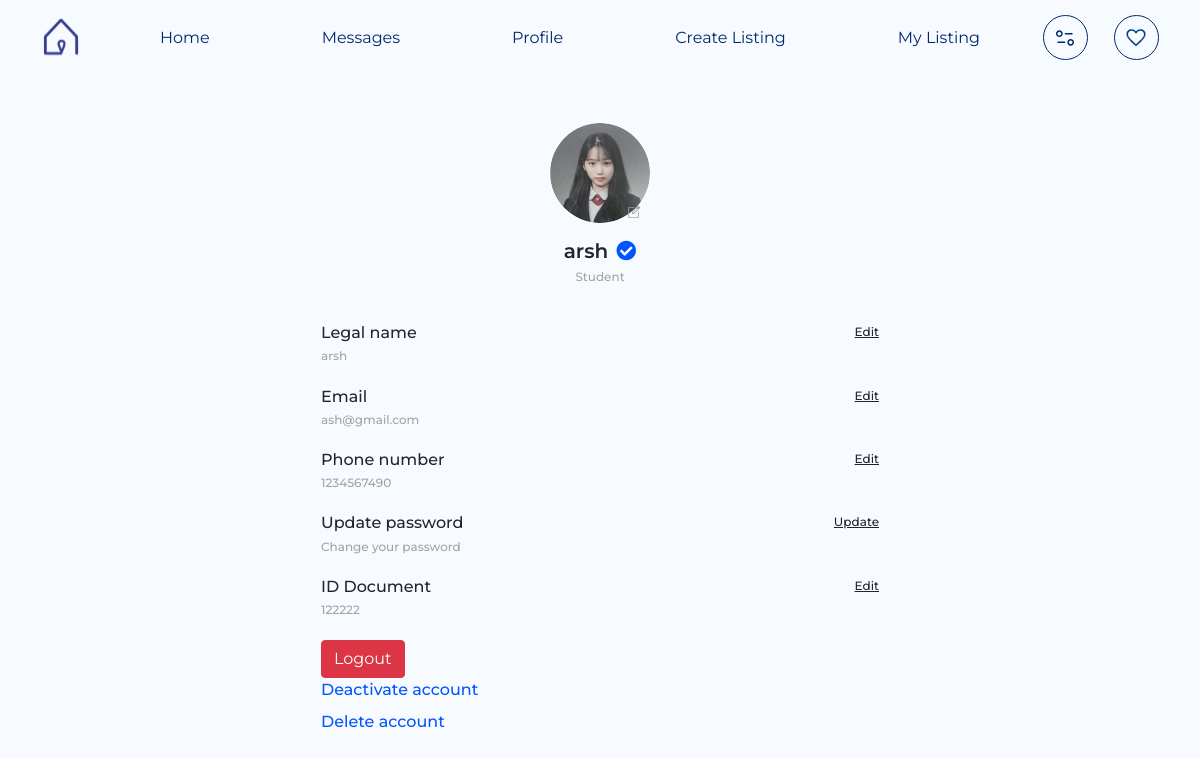
The app's page /profile/ (signed in) with its own data.
### base/models.py (models this page shows, shortened)
class Profile(models.Model):
    ROLE_CHOICES = [
        ('Owner', 'Owner'),
        ('Hunter', 'Hunter'),
    ]
    user = models.OneToOneField(User, on_delete=models.CASCADE)
    profile_pic = models.ImageField(upload_to='profile_pics/', blank=True, null=True)
    display_name = models.CharField(max_length=100)
    occupation = models.CharField(max_length=100, default="Student")
    legal_name = models.CharField(max_length=100)
    phone_number = models.CharField(max_length=15, blank=True, null=True)
    id_document_type = models.CharField(max_length=100, blank=True, null=True)
    role = models.CharField(max_length=10, choices=ROLE_CHOICES, default='Hunter')

### base/views.py (the view, shortened to what this page needs)
# urls.py: path('profile/',profile,name='profile'),
@login_required(login_url='/login/')
def profile(request):
    profile = Profile.objects.get(user=request.user)
    form = ProfileForm(instance=profile)
    password_form = CustomPasswordChangeForm(user=request.user)
    return render(request, 'profile.html', {
        'profile': profile,
        'form': form,
        'password_form': password_form
    })

### base/templates/profile.html (shortened to what this page needs)
{% extends "base.html" %}
{% load static %}
{% block content %}
<div class="wm100 py-5 d-flex justify-content-center align-items-center container main-wrapper">
    <div class="wm100 col-xl-6">
        <div class="profile_pic text-center position-relative w-100">
            <div class="pic mx-auto" style="background-image: url('{% if profile.profile_pic %}  {{ profile.profile_pic.url }}{% else %} https://static.vecteezy.com/system/resources/thumbnails/009/292/244/small/default-avatar-icon-of-social-media-user-vector.jpg{% endif %}');">
                <div class="edit_pic">
                    <a href="#" id="edit-pic">
                        <img src="{% static 'assets/media/Logo/edit_square.svg' %}" alt="Edit">
                    </a>
                </div>
            </div>
        </div>
        <h1 class="fs20 pt-3 justify-content-center fw600 d-flex align-items-center text-nowrap gap-2">
            {{ profile.display_name }}
                <i class="fa fa-check-circle font-color-0055FF"></i>
        </h1>
        <p class="fs12 fw500 text-center pb-4">{{ profile.occupation }}</p>
        <div class="w-100 mb-4">
            <div class="d-flex justify-content-between">
                <h3 class="fs16 fw500">Legal name</h3>
                <a href="#" class="fs12 fw500 text-decoration-underline" id="edit-name-btn">Edit</a>
            </div>
            <p class="fs12 fw500" id="legal-name">{{ profile.display_name }}</p>
        </div>
        <div class="w-100 mb-4">
            <div class="d-flex justify-content-between">
                <h3 class="fs16 fw500">Email</h3>
                <a href="#" class="fs12 fw500 text-decoration-underline" id="edit-email-btn">Edit</a>
            </div>
            <p class="fs12 fw500" id="email">{{ profile.user.email }}</p>
        </div>
        <div class="w-100 mb-4">
            <div class="d-flex justify-content-between">
                <h3 class="fs16 fw500">Phone number</h3>
                <a href="#" class="fs12 fw500 text-decoration-underline" id="edit-phone-btn">Edit</a>
            </div>
            <p class="fs12 fw500" id="phone-number">{{ profile.phone_number }}</p>
        </div>
 <div class="w-100 mb-4">
    <div class="d-flex justify-content-between">
        <h3 class="fs16 fw500">
            Update password
        </h3>
        <a href="#" class="fs12 fw500 text-decoration-underline" id="edit-password-btn">Update</a>
    </div>
    <p class="fs12 fw500">Change your password</p>
</div>
        <div class="w-100 mb-4">
            <div class="d-flex justify-content-between">
                <h3 class="fs16 fw500">ID Document</h3>
                <a href="#" class="fs12 fw500 text-decoration-underline" id="edit-id-doc-btn">Edit</a>
            </div>
            <p class="fs12 fw500" id="id-doc">{{ profile.id_document_type }}</p>
        </div>
        <a href='{% url "logout" %}' id="confirm-delete" class="btn btn-danger">Logout</a>
<div class="w-100 mb-2">
    <a href="{% url "deactivate_account" %}" class="fs16 font-color-0055FF fw500" id="deactivate-account-btn">Deactivate account</a>
</div>
<div class="w-100">
    <a href="{% url "delete_account" %}" class="fs16 font-color-0055FF fw500" id="delete-account-btn">Delete account</a>
</div>
    </div>
</div>
{% endblock content %}

### static/assets/css/style.css (style rules this page uses)
:root { --fontFamily: "Montserrat", sans-serif; --fontColor-000000: #000000; --accent-color: #0035A7; --Col-00296B: #00296B; --Col-0055FF: #0055FF; --Col-003F88: #003F88; --Col-4CAF50: #4CAF50; --fontColor3-A3A3A3: #A3A3A3; --fontColor4-252525: #252525; }
* { font-family: var(--fontFamily); }
body { background-color: #F7FAFF; }
.font-color-0055FF { color: var(--Col-0055FF); }
p { color: var(--fontColor3-A3A3A3); }
.fw500 { font-weight: 500; }
.fw600 { font-weight: 600; }
.fs12 { font-size: 12px; }
.fs16 { font-size: 16px; }
.fs20 { font-size: 20px; }
p { line-height: 12.19px; }
a { color: inherit; text-decoration: none; }
.pic { position: relative; width: 100px; height: 100px; border-radius: 20vw; background-size: cover; background-position: center; }
.edit_pic { position: absolute; bottom: 0px; right: 10px; }

### records on screen
Profile: profile_pic (picture), display_name "arsh", occupation "Student", user.email "ash@gmail.com", phone_number "1234567490", id_document_type "122222"
